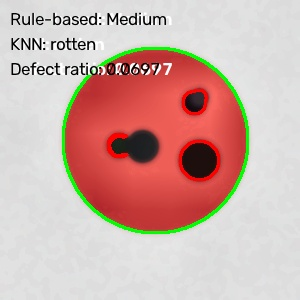
#> input picture apple_rotten_img_000_graded.jpg, 300 x 300 px
$ python -i segmentation.py   (imports and definitions only)
#> lines starting #> are read from the running program, lines starting #| are printed output that depends on the picture; after the words box and inside, x2 and y2 are one past the last pixel; in counts of white or black regions, pixels touching at a corner belong together
#> further down, picture is the input picture: shape (300, 300, 3); mean B, G, R 169.4, 175.8, 207.4
### src/preprocessing.py
"""
src/preprocessing.py
Module 1: Preprocessing & Enhancement.

Pipeline: load -> resize -> denoise (Gaussian + bilateral) -> CLAHE contrast
enhancement -> morphological clean-up (applied later on masks, not raw image).
"""

import os
import cv2
import numpy as np

import config


class ImageLoadError(Exception):
    """Raised when an image file cannot be read or is invalid."""
    pass


# [68 lines left out: functions safe_imread, resize_image, denoise_image, enhance_contrast, not called in this run]


def morphological_cleanup(mask):
    """
    Clean up a binary mask using morphological opening (remove small noise
    specks) followed by closing (fill small holes inside the foreground).
    Used on segmentation masks, not the raw color image.
    """
    kernel = cv2.getStructuringElement(cv2.MORPH_ELLIPSE, config.MORPH_KERNEL_SIZE)
    opened = cv2.morphologyEx(mask, cv2.MORPH_OPEN, kernel)
    closed = cv2.morphologyEx(opened, cv2.MORPH_CLOSE, kernel)
    return closed


# [10 lines left out: function preprocess_image, not called in this run]

### src/segmentation.py
"""
src/segmentation.py
Module 2 (part 1): Segmentation.

Provides:
  - segment_foreground(): Otsu thresholding on HSV saturation channel
    to isolate the fruit from its background.
  - kmeans_color_clusters(): K-Means clustering of pixel colors.
  - detect_blemishes(): HSV-based dark/brown blemish detection inside
    the fruit mask.
"""

import cv2
import numpy as np

import config
from src.preprocessing import morphological_cleanup


def segment_foreground(img):
    """
    Segment the fruit from its background using Otsu's automatic
    thresholding on the HSV saturation channel.

    Saturation is used (not grayscale) because fruit is typically more
    colorful/saturated than a plain background, regardless of the
    fruit's actual hue -- so this generalizes across apples, bananas,
    oranges, etc. without per-fruit tuning.

    Returns a binary mask (0/255) of the same height/width as img,
    containing only the largest connected foreground region.
    """
    hsv = cv2.cvtColor(img, cv2.COLOR_BGR2HSV)
#> hsv: shape (300, 300, 3); mean H, S, V 22.7, 54.8, 212.2
    saturation = hsv[:, :, 1]
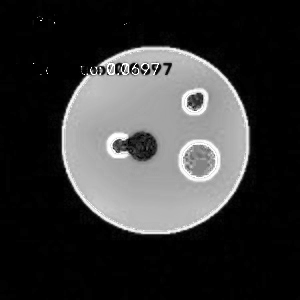
#> saturation: shape (300, 300); min 0, max 255, mean 54.8

    # Otsu's method picks the threshold automatically from the histogram
    _, mask = cv2.threshold(
        saturation, 0, 255, cv2.THRESH_BINARY + cv2.THRESH_OTSU
    )
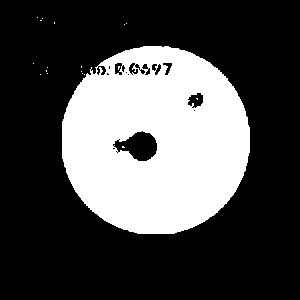
#> mask: shape (300, 300); 29.8% white; 19 white regions (18 under 20 px), largest, box (x1, y1, x2, y2) and area: (62, 46, 250, 234) 26771

    mask = morphological_cleanup(mask)
#> in morphological_cleanup, `opened = cv2.morphologyEx(mask, cv2.MORPH_OPEN, kernel)`:
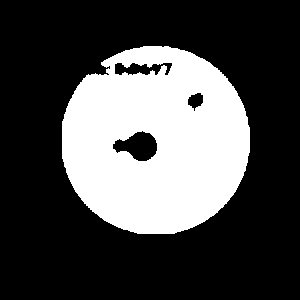
#> opened: shape (300, 300); 29.5% white; 1 white region, box (x1, y1, x2, y2) and area: (62, 46, 250, 234) 26536
#> in morphological_cleanup, `closed = cv2.morphologyEx(opened, cv2.MORPH_CLOSE, kernel)`: closed: shape (300, 300); 29.6% white; 1 white region, box (x1, y1, x2, y2) and area: (62, 46, 250, 234) 26645
    mask = _keep_largest_component(mask)

    return mask


def _keep_largest_component(mask):
    """
    Keep only the largest connected white region in a binary mask.
    Removes stray noise blobs that survive morphological cleanup.
    """
    num_labels, labels, stats, _ = cv2.connectedComponentsWithStats(
        mask, connectivity=8
    )
#> num_labels = 2; stats = [[0, 0, 300, 300, 63355], [62, 46, 188, 188, 26645]]

    if num_labels <= 1:
        return mask  # no foreground found

    # stats[0] is background; find largest among the rest by area
    largest_label = 1 + np.argmax(stats[1:, cv2.CC_STAT_AREA])
#> largest_label = 1

    cleaned = np.zeros_like(mask)
    cleaned[labels == largest_label] = 255
    return cleaned


# [65 lines left out: functions kmeans_color_clusters, detect_blemishes, not called in this run]

>>> import cv2
>>> picture = cv2.imread('../apple_rotten_img_000_graded.jpg')
>>> result = segment_foreground(picture)
